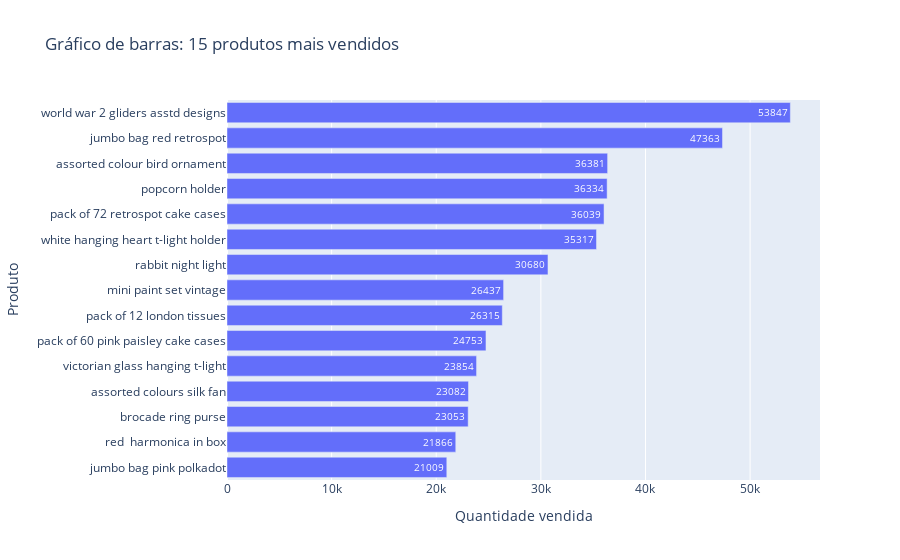

Notebook code cell kept with this figure:
### Markdown cell above
## Produtos mais vendidos
Ordenação decrescente de produtos mais vendidos da loja online evidenciam que o produto mais vendido seria o "world war 2 gliders asstd designs", um brinquedo de avião da segunda guerra mundial, com um total de 53847 unidades vendidas. Segue um gráfico de barras que mostram os 15 produtos mais vendidos.

### Code cell
df_tratado = df_cru.copy()

df_tratado = df_tratado.dropna(subset=['Description'])
df_tratado['Description'] = df_tratado['Description'].str.lower().str.strip()

df_produtos_mais_vendidos = df_tratado.groupby('Description')['Quantity'].sum().reset_index()
df_produtos_mais_vendidos = df_produtos_mais_vendidos.sort_values(by ='Quantity', axis=0, ascending=False)
df_produtos_mais_vendidos = df_produtos_mais_vendidos.reset_index(drop=True)

df_15_produtos_mais_vendidos = df_produtos_mais_vendidos.head(15)

fig = px.bar(
    df_15_produtos_mais_vendidos,
    x='Quantity',
    y='Description',
    title='Gráfico de barras: 15 produtos mais vendidos',
    labels={'Quantity': 'Quantidade vendida', 'Description': 'Produto'},
    text='Quantity',
    orientation='h',
    color_discrete_sequence=['#636EFA']

)
fig.update_layout(yaxis={'categoryorder':'total ascending'})
fig.show()

df_15_produtos_and_price = pd.merge(df_15_produtos_mais_vendidos, 
                                    df_tratado[['Description', 'UnitPrice']],
                                    on = 'Description', 
                                    how= 'left')
df_15_produtos_and_price
df_15_produtos_mais_vendidos

### Figure 1 — Plotly figure (JSON) as saved in the notebook; plotly's stock layout.template omitted (floating-point values rounded to 4 significant figures)
{"data": [{"alignmentgroup": "True", "hovertemplate": "Quantidade vendida=%{text}<br>Produto=%{y}<extra></extra>", "legendgroup": "", "marker": {"color": "#636EFA", "pattern": {"shape": ""}}, "name": "", "offsetgroup": "", "orientation": "h", "showlegend": false, "text": [53847, 47363, 36381, 36334, 36039, 35317, 30680, 26437, 26315, 24753, 23854, 23082, 23053, 21866, 21009], "textposition": "auto", "type": "bar", "x": [53847, 47363, 36381, 36334, 36039, 35317, 30680, 26437, 26315, 24753, 23854, 23082, 23053, 21866, 21009], "xaxis": "x", "y": ["world war 2 gliders asstd designs", "jumbo bag red retrospot", "assorted colour bird ornament", "popcorn holder", "pack of 72 retrospot cake cases", "white hanging heart t-light holder", "rabbit night light", "mini paint set vintage", "pack of 12 london tissues", "pack of 60 pink paisley cake cases", "victorian glass hanging t-light", "assorted colours silk fan", "brocade ring purse", "red  harmonica in box", "jumbo bag pink polkadot"], "yaxis": "y"}], "layout": {"barmode": "relative", "legend": {"tracegroupgap": 0}, "title": {"text": "Gráfico de barras: 15 produtos mais vendidos"}, "xaxis": {"anchor": "y", "domain": [0, 1], "title": {"text": "Quantidade vendida"}}, "yaxis": {"anchor": "x", "categoryorder": "total ascending", "domain": [0, 1], "title": {"text": "Produto"}}}}
